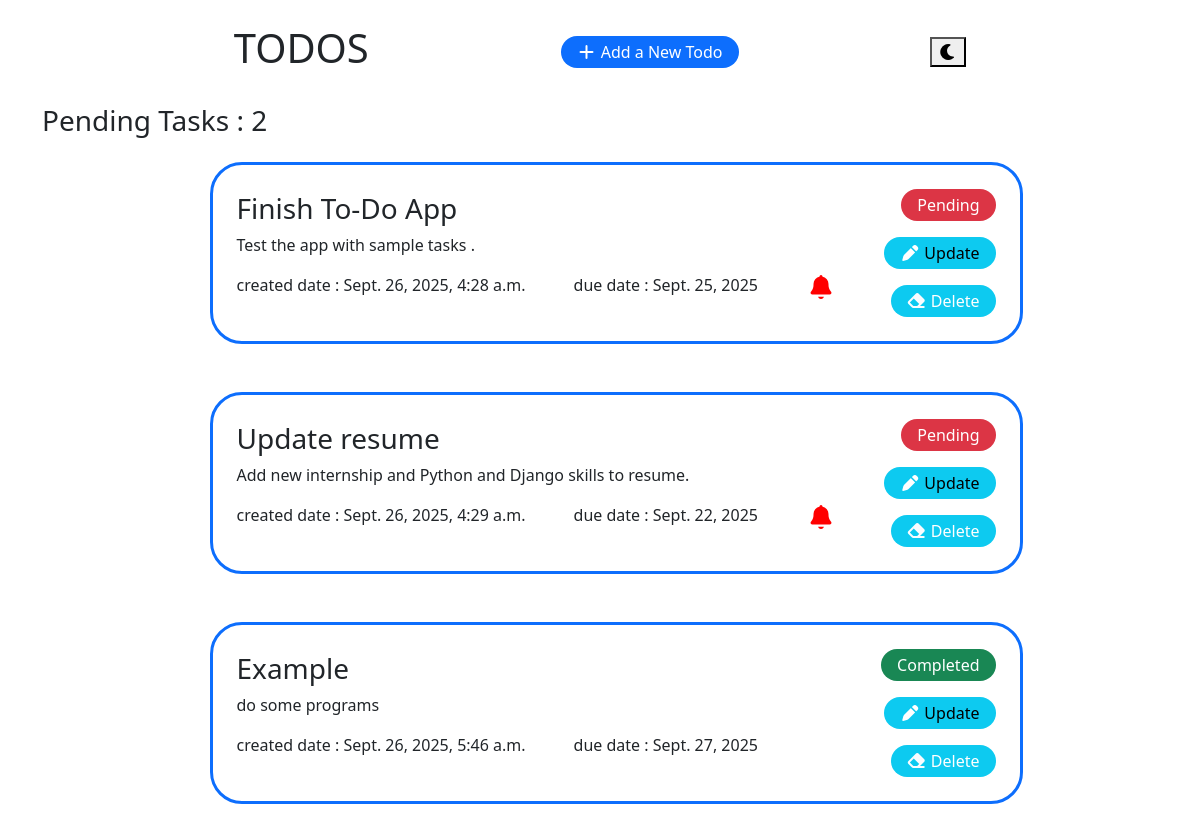
/, run on an earlier commit of the app's database.
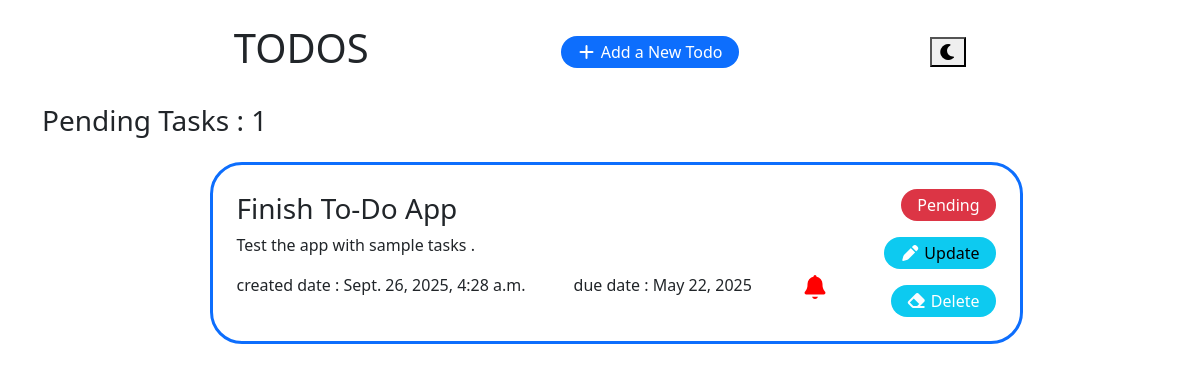
And on a later commit of the database.
### todos/models.py (models this page shows, shortened)
class Events(models.Model):
    task = models.CharField(max_length=225)
    description = models.CharField(max_length=200)
    created_date = models.DateTimeField(default=timezone.now)
    due_date = models.DateField(null=True,blank=True)
    task_status = models.BooleanField(default=False)

### todos/views.py (the view)
# urls.py: 2. Add a URL to urlpatterns:  path('', views.home, name='home')
def home(request):
    display_todos = Events.objects.all().values()
    false = Events.objects.all().filter(task_status = False).count()
    today = date.today()
    return render(request,'index.html',{'todo_events':display_todos,
                                        'false':false,
                                        'today':today})

### todos/templates/index.html (shortened to what this page needs)
{% extends 'master.html' %}
{% block content %}
<body class="container">
    <div class="d-flex align-items-center justify-content-evenly mb-4 mt-4">
            <h1>TODOS</h1>
            <a href="{% url 'add' %}"><button class="bg-primary p-3 rounded-5 border-0 text-white pt-1 pb-1"><i class="fa-solid fa-plus" style="color: #ffffff;"></i> Add a New Todo</button></a>
             <button id="theme-toggle"></button>
        </div>
    <h3 class="mb-4">Pending Tasks : {{false}}</h3>
    <ul id="items-list" class="moveable">
        <div>
            <div id="todo-list" class="d-flex align-items-center flex-column gap-5" >
                {% for x in todo_events %}
                    <li class="todo-item d-flex align-items-center justify-content-between border  rounded-5 border-3 border-primary p-4 w-75" draggable="true" ondragstart="dragit(event)" ondragover="dragover(event)">
                        <div>
                            <h3>{{x.task}}</h3>
                            <p>{{x.description}}</p>
                            <div class="d-flex gap-5">
                                <p>created date : {{x.created_date}}</p>
                                <p>due date : {{x.due_date}}</p>
                                {% if x.due_date < today and not x.task_status %}
                                    <h4><i class="fa-solid fa-bell" style="color: #ff0000;"></i></h4>
                                {% endif %}
                            </div>
                        </div>
                        <div class="d-flex flex-column align-items-end gap-3">
                            {% if x.task_status %}
                                <button class="bg-success p-3 rounded-5 border-0 text-white pt-1 pb-1">Completed</button>
                            {% else %}
                                <button class="bg-danger p-3 rounded-5 border-0 text-white pt-1 pb-1">Pending</button>
                            {% endif %}
                            <a href="{% url 'update_todo' x.id %}"><button class="bg-info p-3 rounded-5 border-0 text- hite pt-1 pb-1"><i class="fa-solid fa-pen" style="color: #ffffff;"></i>  Update</button></a>
                            <a href="{% url 'delete' x.id %}"><button class="bg-info p-3 rounded-5 border-0 text-white pt-1 pb-1"><i class="fa-solid fa-eraser" style="color: #fafcff;"></i>  Delete</button></a>
                        </div>
                    </li>
                {% endfor %}
            </div>
        </div>
    </ul>
</body>
{% endblock %}

What changed in the data, as far as the page shows it:
removed Events: task "Update resume", description "Add new internship and Python and Django skills to resume.", created_date "Sept. 26, 2025, 4:29 a.m.", due_date "Sept. 22, 2025", task_status "Pending"
removed Events: task "Example", description "do some programs", created_date "Sept. 26, 2025, 5:46 a.m.", due_date "Sept. 27, 2025", task_status "Completed"
changed Events "Finish To-Do App": due_date "Sept. 25, 2025" → "May 22, 2025"
Also different on the page:
{{ false }}: "2" → "1"
